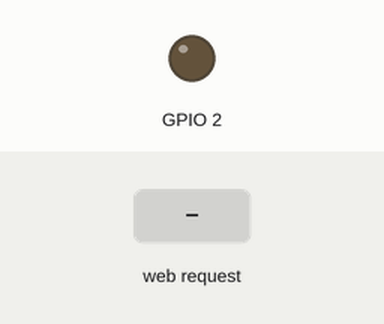
A sketch run on a simulated ESP8266 (NodeMCU). Parts: output pins drawn as LEDs (lit = HIGH). The test bench sets the inputs (shaded band). WiFi joins after 1.5 s; servers stay silent unless stated; what the sketch prints to the serial monitor is not drawn.

Above: at 2.7 s.
2.8 s: HTTP request GET /gpio/1 received
At 4.0 s:
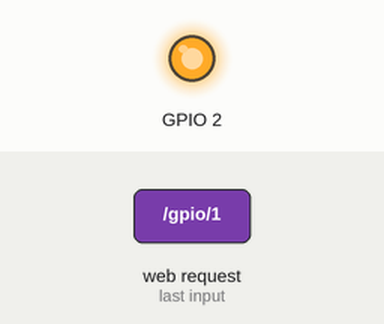
6.3 s: HTTP request GET /gpio/0 received
At 6.7 s:
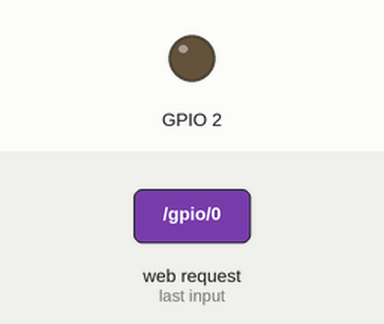
Timing chart, 0 to 9.3 s (numbered marks = the images above; inputs shaded):
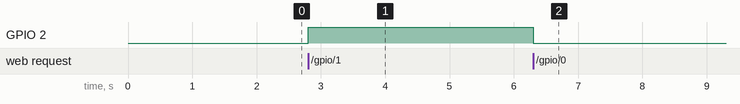

The sketch:

nodemcu_m_simulate_static_2.ino
```cpp
#include <ESP8266WiFi.h>

const char* ssid = "SANDEEP_WIFI";
const char* password = "qwertyuiop";
bool bcheck=1;
bool send_data=0;
int32_t timer=0;


IPAddress ip(192, 168, 1, 4); //set static ip
IPAddress gateway(192, 168, 0, 1); //set getteway
IPAddress subnet(255, 255, 255, 0);//set subnet


// Create an instance of the server
// specify the port to listen on as an argument
WiFiServer server(80);

void setup() {
  Serial.begin(115200);

  // prepare GPIO2
  pinMode(2, OUTPUT);
  digitalWrite(2, 0);

  // Connect to WiFi network
  Serial.println();
  Serial.println();
  Serial.print("Connecting to ");
  Serial.println(ssid);

  WiFi.config(ip, gateway, subnet);
  WiFi.begin(ssid, password);

  while (WiFi.status() != WL_CONNECTED) {
    delay(500);
    Serial.print(".");
  }
  Serial.println("");
  Serial.println("WiFi connected");

  // Start the server
  server.begin();
  Serial.println("Server started");

  // Print the IP address
  Serial.println(WiFi.localIP());
}

void loop() {
  // Check if a client has connected
  WiFiClient client = server.available();
  if (!client) {
    return;
  }

  // Wait until the client sends some data
  Serial.println("new client");
  while(!client.available()){
    delay(1);
  }

  // Read the first line of the request
  String req = client.readStringUntil('\r');
  Serial.println(req);
  client.flush();

  // Match the request
  int val;
  if (req.indexOf("/gpio/0") != -1)
    val = 0;
  else if (req.indexOf("/gpio/1") != -1)
    val = 1;
  else {
    Serial.println("invalid request");
    client.stop();
    return;
  }

  // Set GPIO2 according to the request
  digitalWrite(2, val);


  // Prepare the response
  String s = "HTTP/1.1 200 OK\r\nContent-Type: text/html\r\n\r\n";
  // Send the response to the client
  if (val==1)
  {
    Serial.print("X");
  }
  else if (val==0)
  {
    Serial.print("Y");
    while (!Serial.available())
    {
      if (millis() - timer > 2000)
      {
        break;
      }
      delay(1);
    }
  }

  timer = millis();
  while ((Serial.available()) || (millis() - timer < 2000))
  {
    if (Serial.available())
    {
      char t = Serial.read();
      Serial.print(t);
      s+=t;
    }
  }


  client.print(s);
  Serial.println("Client disonnected");

  // The client will actually be disconnected
  // when the function returns and 'client' object is detroyed
}
```

Measured:
- after the input at 2.8 s, GPIO 2: LOW → HIGH at once
- after the input at 6.3 s, GPIO 2: HIGH → LOW at once
